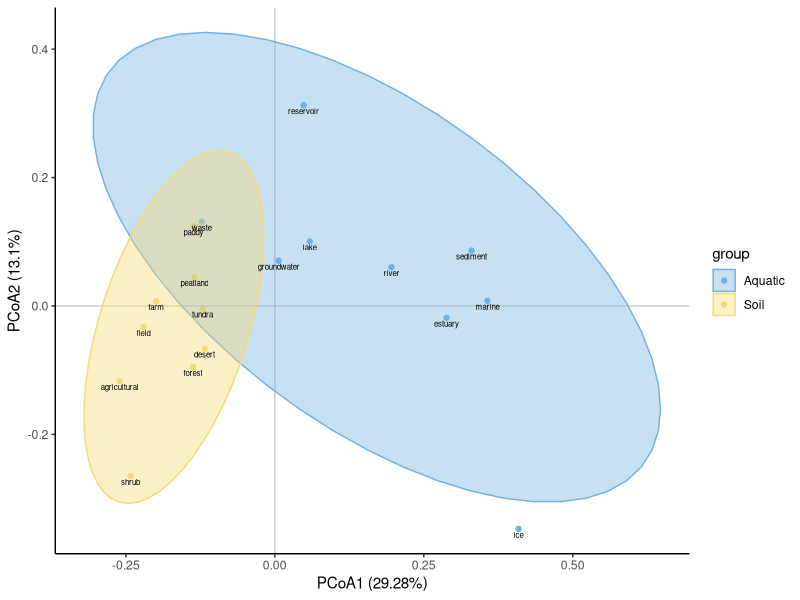

Source code (R):
library(ggplot2)
library(ade4)
library(vegan) 

df = read.delim("data/dfq8.csv", header = T, row.names = 1,sep=',')
dfGroup = read.delim("data/env3.csv", header = T, row.names = 1,sep=',')
df.dist = vegdist(df, method='bray')
pcoa = dudi.pco(df.dist, scannf = F, nf=2)
data = pcoa$li
data$name = rownames(data)
data$group = dfGroup$type

p <- ggplot(data, aes(x = A1, y = A2, color = group, group = group, fill = group)) +
  geom_point() +
  theme_classic() +
  geom_vline(xintercept = 0, color = 'gray', size = 0.4) +
  geom_hline(yintercept = 0, color = 'gray', size = 0.4) +
  stat_ellipse(aes(x=A1, y=A2), geom = "polygon", level = 0.95, alpha=0.4) +
  geom_text(aes(label=name), vjust=1.5, size=2, color = "black") +
  labs(x = paste0("PCoA1 (", as.character(round(pcoa$eig[1] / sum(pcoa$eig) * 100, 2)), "%)"),
       y = paste0("PCoA2 (", as.character(round(pcoa$eig[2] / sum(pcoa$eig) * 100, 2)), "%)")) +
  scale_fill_manual(values=c("Soil" = "#F7DA7580", "Aquatic" = "#74B1DF80")) +
  scale_color_manual(values=c("Soil" = "#F7DA75", "Aquatic" = "#74B1DF"))

png("Figure 3c.png", width = 6, height = 4, units = "in", res = 600)
print(p) 
dev.off() 
